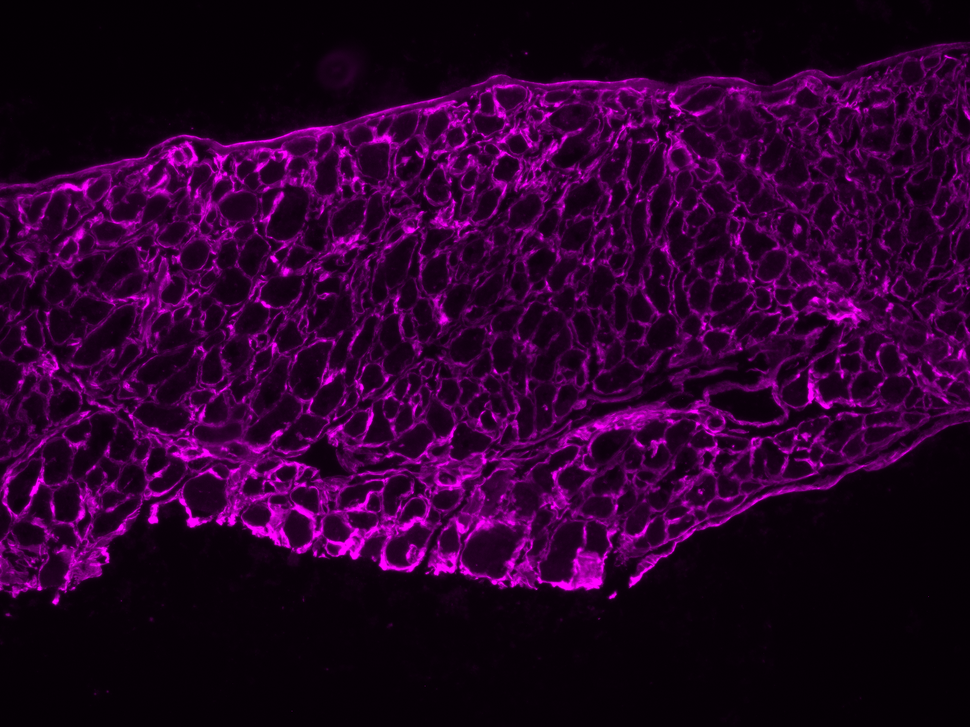
#> input picture 127.1t_0001_CY5.tiff, 970 x 727 px, shrunk from 2048 x 1536 before the run
$ jupyter execute --allow-errors 'Fiber_Subtype_Quantification_(Updating).ipynb'
#> lines starting #> are read from the running program, lines starting #| are printed output that depends on the picture; after the words box and inside, x2 and y2 are one past the last pixel; in counts of white or black regions, pixels touching at a corner belong together
[cell 1]
# ===========================
# STEP 1. Upload Laminin ChannelImage（Upload）
# ===========================
from google.colab import files
import numpy as np
import matplotlib.pyplot as plt
from skimage import io, color, exposure

uploaded = files.upload()
#> the answer given: 127.1t_0001_CY5.tiff
lam_path = list(uploaded.keys())[0]
lam_raw = io.imread(lam_path).astype(np.float32)

# If loaded as RGB Channel, Change to Grayscale
if lam_raw.ndim == 3:
    lam_raw = color.rgb2gray(lam_raw)
#> lam_raw: shape (727, 970) float32

print("Laminin shape:", lam_raw.shape, "dtype:", lam_raw.dtype)
#| Laminin shape: (727, 970) dtype: float32

# ===========================
# STEP 2. Normalize Intensity
# ===========================
p1, p99 = np.percentile(lam_raw, (1, 99.8))
#> p1 = 1.14; p99 = 72.57
laminin_gray = np.clip((lam_raw - p1) / max(1e-6, (p99 - p1)), 0, 1)


# ===========================
# STEP 3. Fast Quanlity Control：Display Laminin and Histogram
# ===========================
fig, axs = plt.subplots(1, 2, figsize=(12, 5))
axs[0].imshow(laminin_gray, cmap="gray")
axs[0].set_title("Laminin (normalized)")
axs[0].axis("off")

axs[1].hist((laminin_gray*255).ravel(), bins=256, color="gray")
axs[1].set_title("Histogram (8-bit scaled)")
plt.show()
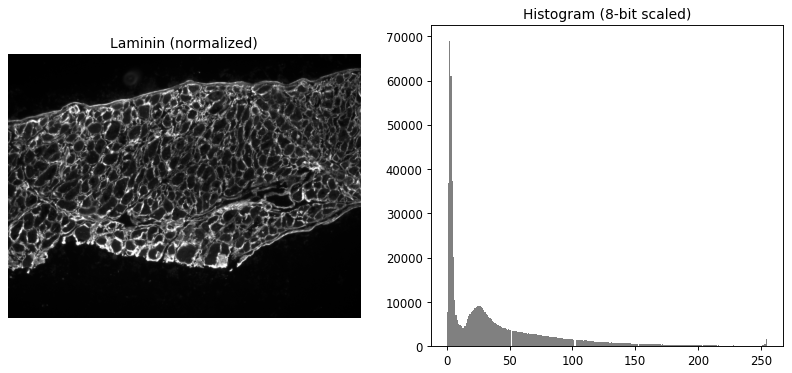
#> figure drawn by matplotlib, 2 panels; panel 2: tallest bar 69011 high, from x = 1.99 to 2.99

[cell 2]
# ===========================
# STEP 5–7. Use Laminin to Mark Boundaries and Segmentation
# ===========================
from skimage import filters, morphology, segmentation, measure
from scipy import ndimage as ndi
import numpy as np
from scipy.ndimage import binary_closing, distance_transform_edt
from skimage.measure import regionprops
from skimage.segmentation import watershed
from skimage.feature import peak_local_max


lam = laminin_gray.astype(np.float32)
p1, p99 = np.percentile(lam, (1, 99.8))
#> p1 = 0; p99 = 1
lam_n = np.clip((lam - p1) / max(1e-6, (p99 - p1)), 0, 1)

# —— Use Laminin to Measure Membrane/Inside Membrane
lam_blur = filters.gaussian(lam_n, sigma=1.0)
th = filters.threshold_otsu(lam_blur)
#> th = 0.236
membrane = lam_blur > th
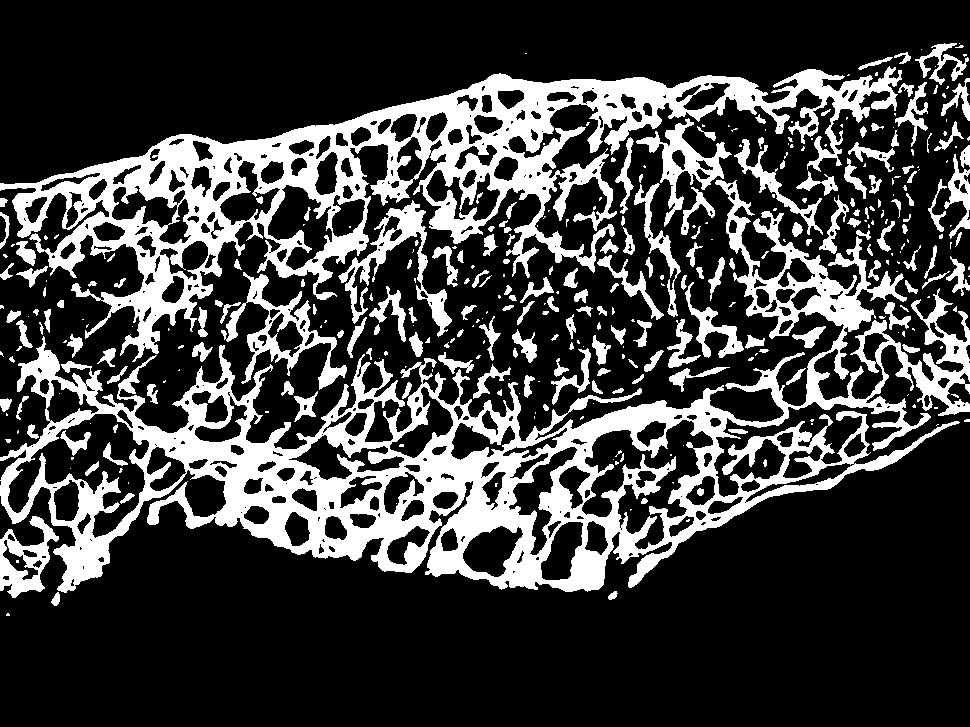
#> membrane: shape (727, 970) bool; 25% white; 363 white regions (176 under 20 px), largest, box (x1, y1, x2, y2) and area: (0, 180, 970, 593) 81927, (0, 66, 902, 362) 55236, (221, 272, 347, 390) 3362
cell_interior = ~membrane
boundary_mask = membrane.copy()

# —— Generate Markers
dist = ndi.distance_transform_edt(cell_interior)
local_max = morphology.h_maxima(dist, h=2)
#> local_max: shape (727, 970); values 0 (black) and 1 (white), 0.15% white in thin lines or dots
markers, _ = ndi.label(local_max)
#> markers: shape (727, 970) int32; 745 distinct labels, from 0 to 744

# —— Watershed (Use Laminin Edges)
edges = filters.sobel(lam_blur)
labeled_cells_all = segmentation.watershed(edges, markers=markers, mask=cell_interior)
#> labeled_cells_all: shape (727, 970) int32; 745 distinct labels, from 0 to 744

# —— Small Fragments Cleaning
labeled_cells_all = morphology.remove_small_objects(labeled_cells_all, min_size=100)
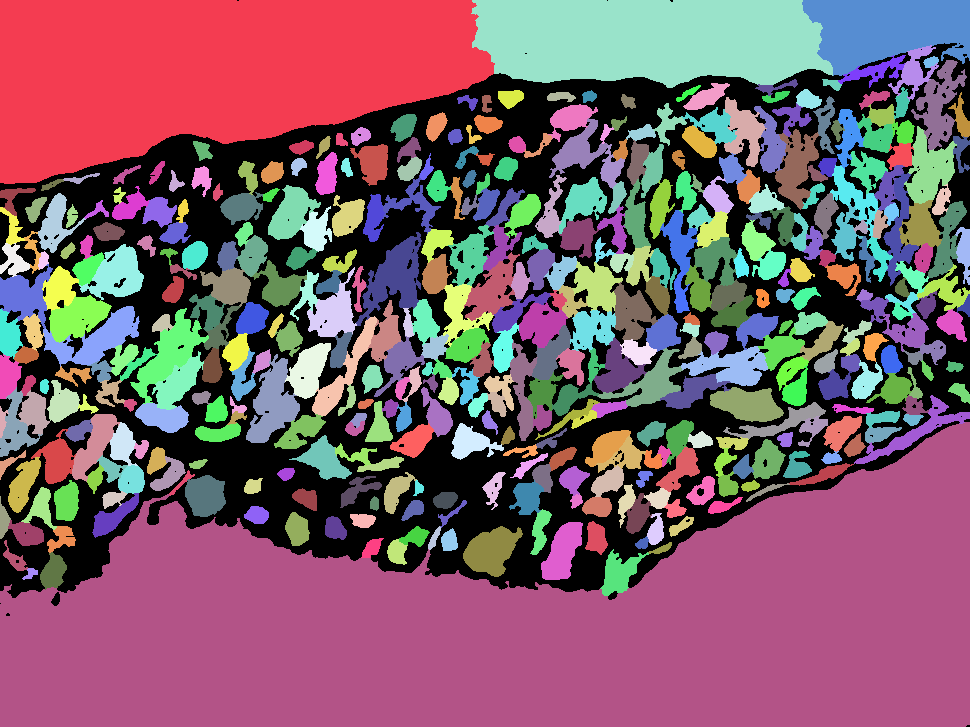
#> labeled_cells_all: shape (727, 970) int32; 441 distinct labels, from 0 to 743; one colour per label, 0 black
num_cells_all = int(len(np.unique(labeled_cells_all)) - 1)
#> num_cells_all = 440


# STEP 8. Function: Apply min/max size filtering + watershed splitting
# ===========================
def refine_cells(label_map, min_size=200, max_size=5000, min_distance=15):
#> called with min_size = 200, max_size = 5000, min_distance = 15
    new_label_map = np.zeros_like(label_map)
    new_label = 1

    for region in regionprops(label_map):
        coords = tuple(region.coords.T)
        area = region.area

        # Skip too small
        if area < min_size:
            continue

        # Normal cell
        if area <= max_size:
            new_label_map[coords] = new_label
            new_label += 1
        else:
            # Large blob → split with watershed
            mask = np.zeros_like(label_map, dtype=bool)
            mask[coords] = True

            distance = distance_transform_edt(mask)

            local_max = peak_local_max(distance,
                                       labels=mask,
                                       footprint=np.ones((25, 25)),
                                       min_distance=min_distance)

            markers = np.zeros_like(label_map, dtype=int)
            for i, (r, c) in enumerate(local_max, start=1):
                markers[r, c] = i

            labels_ws = watershed(-distance, markers, mask=mask)

            for ws_region in regionprops(labels_ws):
                if ws_region.area >= min_size:  # also enforce min size after splitting
                    coords_ws = tuple(ws_region.coords.T)
                    new_label_map[coords_ws] = new_label
                    new_label += 1
#> this loop made 440 passes
#> (coords, area, local_max) on passes 1, 3: (65830 positions, rows 0 to 183, columns 0 to 494, 65830, [[15, 15], [15, 339], [70, 229], [68, 256]]), (9019 positions, rows 0 to 75, columns 802 to 969, 9019, [[15, 867], [52, 954]])
#> markers: shape (727, 970) int64; 7 distinct labels, from 0 to 6
#> mask: shape (727, 970) bool; 25.8% white; 1 white region
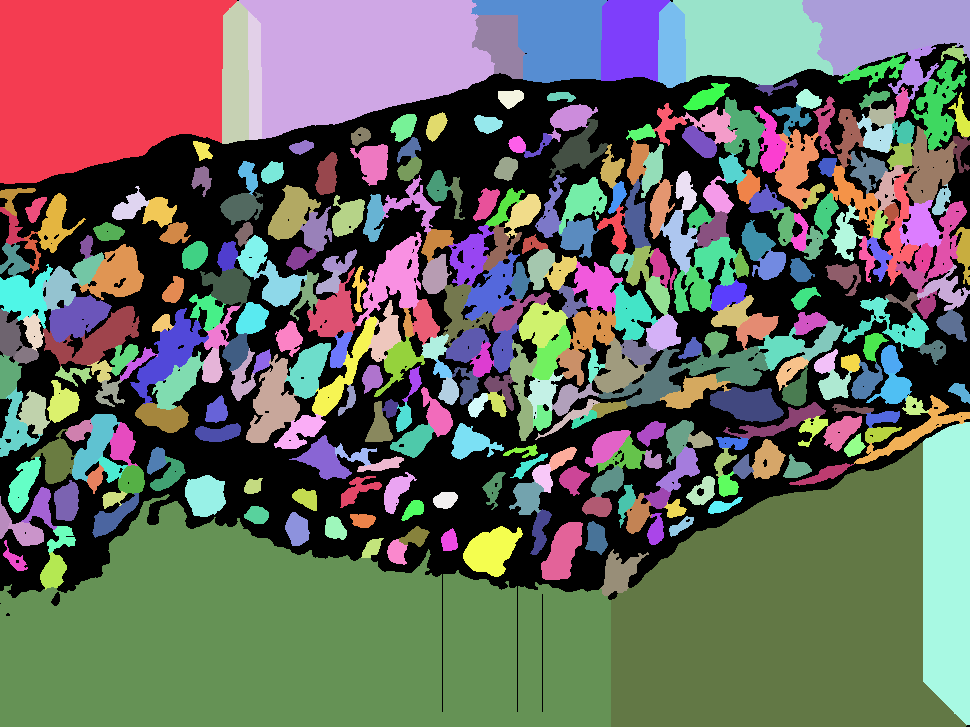
#> new_label_map: shape (727, 970) int32; 349 distinct labels, from 0 to 348; one colour per label, 0 black
#> after the loop, new_label = 349

    return new_label_map

# ===========================
# STEP 9. Apply Refinement
# ===========================
labeled_cells_final = refine_cells(labeled_cells_all, min_size=200, max_size=5000)

num_cells_final = len(np.unique(labeled_cells_final)) - 1
#> num_cells_final = 348
print("Final refined cells:", num_cells_final)
#| Final refined cells: 348

# ---- STEP 9.x  Fix Over-Segmentation: Merge Weak Boundaries & Tiny Slivers ----
import numpy as np
from skimage.measure import regionprops
from skimage.morphology import dilation, disk
from skimage import color, util
try:
    from skimage import graph
except Exception:
    from skimage.future import graph

# 1) Generate A Laminin Grayscale for Evaluating Boundary Intensity
laminin_gray_f = util.img_as_float(laminin_gray)

# 2) RAG Merging Based on Boundary Intensity：
g = graph.rag_boundary(labeled_cells_final, laminin_gray_f)

if 0 in g:
    for n in list(g.neighbors(0)):
        g[0][n]['weight'] = 1.0
boundary_strength_thresh = 0.14 # Can Be Changed for Over-Segmentation / Under-Segmentation
labels_merged = graph.cut_threshold(labeled_cells_final, g, thresh=boundary_strength_thresh)
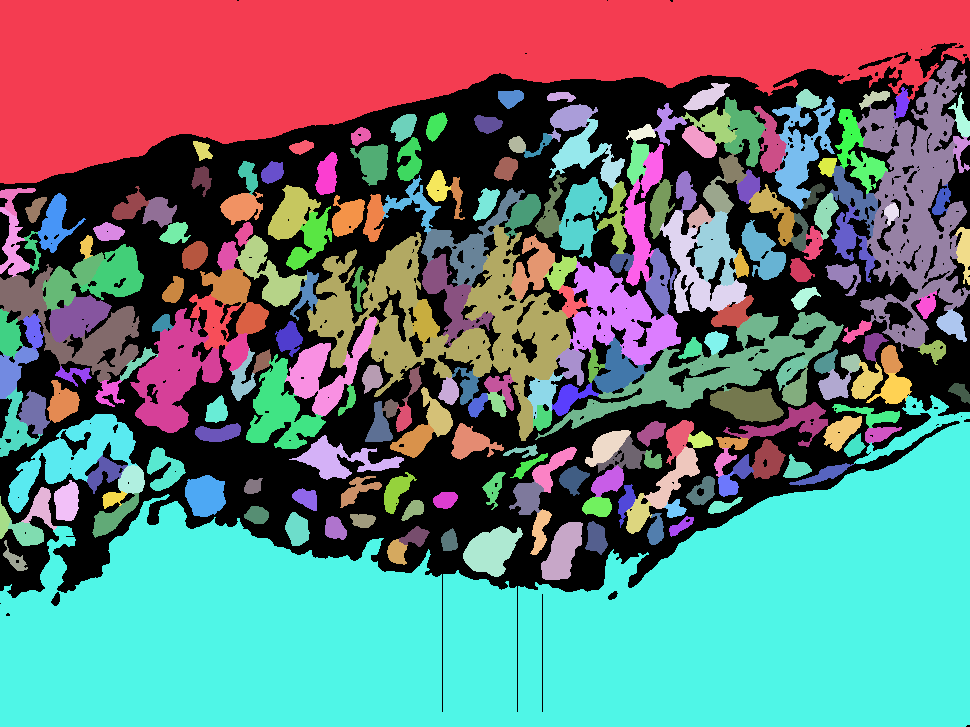
#> labels_merged: shape (727, 970) int32; 235 distinct labels, from 0 to 234; one colour per label, 0 black

# 3) Splicing Small Fragments to Neighbors
labels_fixed = labels_merged.copy()
props = regionprops(labels_fixed)
#> props = 234 regions; largest, box (x1, y1, x2, y2) and area: (0, 395, 970, 727) 185826, (0, 0, 970, 184) 103373, (307, 225, 571, 441) 17455, (857, 60, 970, 352) 14647, (535, 312, 844, 440) 8525
small_area = 130
se = disk(1)

for r in props:
    if r.area < small_area:
        mask_r = (labels_fixed == r.label)
        ring = dilation(mask_r, se) & (~mask_r)
        neighbors = np.unique(labels_fixed[ring])
        neighbors = neighbors[neighbors != 0]
        if neighbors.size == 0:
            continue
        counts = [(n, np.sum(labels_fixed[ring] == n)) for n in neighbors]
        target = int(max(counts, key=lambda x: x[1])[0])
        labels_fixed[mask_r] = target

# 4) Update Final Counts
labeled_cells_final = labels_fixed
num_cells_final = len(np.unique(labeled_cells_final)) - 1
#> num_cells_final = 234
print(f"Final refined cells after merge-fix: {num_cells_final} (thresh={boundary_strength_thresh}, small_area={small_area})")
#| Final refined cells after merge-fix: 234 (thresh=0.14, small_area=130)


# STEP 9.1. Valid Fiber Filter
# ===========================
from skimage.measure import regionprops
import numpy as np

final_labeled_map = labeled_cells_final

cleaned_labeled_map = np.zeros_like(final_labeled_map)
new_label = 1

h, w = final_labeled_map.shape

for region in regionprops(final_labeled_map):
    if region.label == 0:
        continue

    area = region.area

    min_row, min_col, max_row, max_col = region.bbox

    # Check if Image Touches Border
    touches_border = (min_row == 0 or min_col == 0 or max_row == h-1 or max_col == w-1)

    if region.minor_axis_length > 0:
        aspect_ratio = region.major_axis_length / region.minor_axis_length
    else:
        aspect_ratio = 1000

    if region.perimeter > 0:
        # Circularity of Fiber: (4 * pi * Area) / (Perimeter^2)
        circularity = (4 * np.pi * region.area) / (region.perimeter ** 2)
    else:
        circularity = 0

    # Check if All Requirements Are Met
    # Fibers > ?, < ?, Circularity > ?
    is_valid_fiber = (area > 200 and area < 10000 and not touches_border and circularity > 0.25)

    if is_valid_fiber:
        # Create a Map if Fibers Valid
        coords = tuple(region.coords.T)
        cleaned_labeled_map[coords] = new_label
        new_label += 1
#> this loop made 234 passes
#> (area, min_row, min_col, max_row, max_col, touches_border, aspect_ratio, circularity) on passes 2, 3, 4, 5, 6, 7, 10, 12: (205, 92, 547, 102, 576, False, 3.25, 0.528), (275, 91, 859, 110, 890, False, 2.94, 0.426), (611, 83, 683, 110, 730, False, 2.92, 0.476), (342, 89, 796, 109, 822, False, 1.48, 0.793), (351, 90, 498, 109, 524, False, 1.49, 0.839), (300, 87, 894, 119, 910, False, 2.46, 0.457), (908, 104, 548, 142, 598, False, 1.87, 0.383), (407, 112, 426, 142, 448, False, 1.76, 0.775)
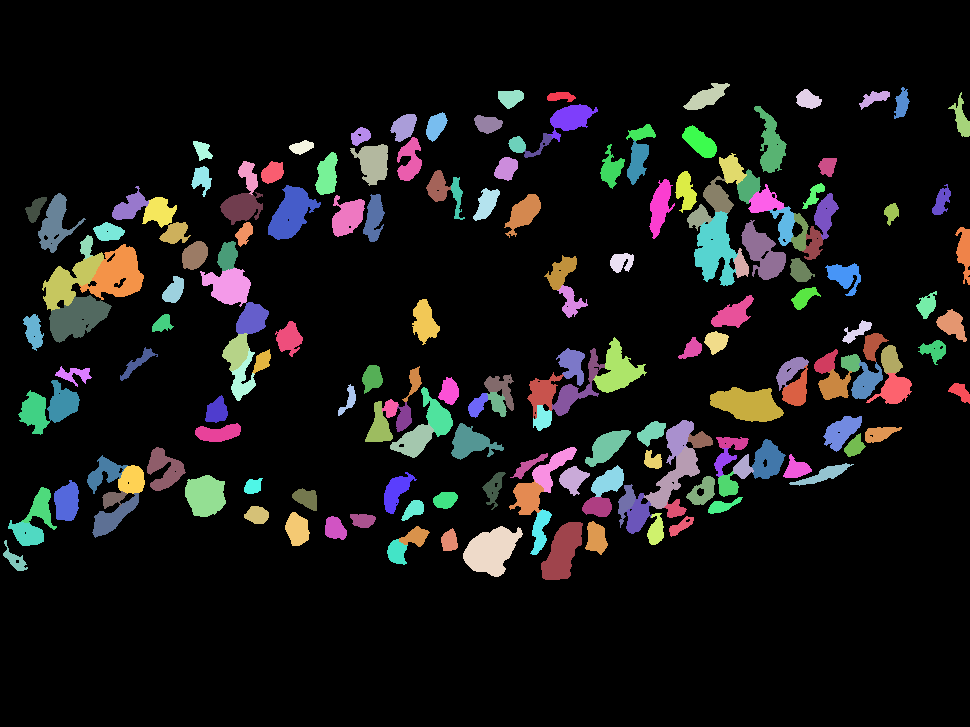
#> cleaned_labeled_map: shape (727, 970) int32; 184 distinct labels, from 0 to 183; one colour per label, 0 black

labeled_cells_final = cleaned_labeled_map
num_cells_final = len(np.unique(labeled_cells_final)) - 1

print("Final refined cells after correction:", num_cells_final)
#| Final refined cells after correction: 183
# ===========================

# STEP 10. Visualize
# ===========================
fig, axs = plt.subplots(1, 3, figsize=(18, 6))

axs[0].imshow(boundary_mask, cmap="gray")
axs[0].set_title("Raw Boundaries")
axs[0].axis("off")

axs[1].imshow(labeled_cells_all, cmap="nipy_spectral")
axs[1].set_title(f"Before Filtering (n={num_cells_all})")
axs[1].axis("off")

axs[2].imshow(labeled_cells_final, cmap="nipy_spectral")
axs[2].set_title(f"After Filtering + Splitting (n={num_cells_final})")
axs[2].axis("off")

plt.show()

[cell 3]
# ===================================================================
#
# Diagnosis：Visualization of Fibers Removed by Circularity (≤ ?)
#
# ===================================================================

# --- Circularity Threshold (Please Ensure it is same as your last step) ---
CIRCULARITY_THRESHOLD = 0.25

# --- Find Fibers Removed Because of Circularity ---
rejected_fibers_map = np.zeros_like(labels_fixed)
new_label = 1

for region in regionprops(labels_fixed):
    if region.label == 0: continue

    # Calculation of Circularity
    if region.perimeter > 0:
        circularity = (4 * np.pi * region.area) / (region.perimeter ** 2)
    else:
        circularity = 0


    if circularity <= CIRCULARITY_THRESHOLD:
        if region.area > 100:
            coords = tuple(region.coords.T)
            rejected_fibers_map[coords] = new_label
            new_label += 1
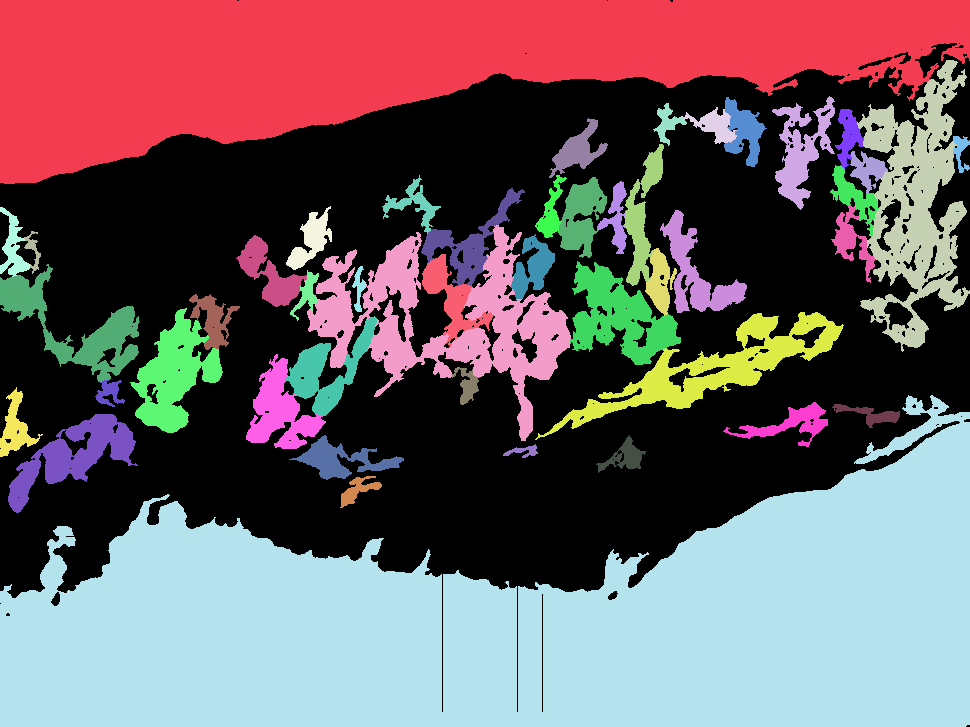
#> rejected_fibers_map: shape (727, 970) int32; 48 distinct labels, from 0 to 47; one colour per label, 0 black

num_rejected = new_label - 1

# --- Visualization Removed Fibers ---
if num_rejected > 0:
    print(f"\n--- Diagnosis: Total of {num_rejected} Fibers Removed Because of ≤ {CIRCULARITY_THRESHOLD} ")
#| --- Diagnosis: Total of 47 Fibers Removed Because of ≤ 0.25

    fig, ax = plt.subplots(figsize=(12, 12))
    ax.imshow(rejected_fibers_map, cmap='hot')
    ax.set_title(f'Circularity (≤{CIRCULARITY_THRESHOLD}) Removed Fiber')
    ax.axis('off')
    plt.show()
else:
    print(f"\n--- Diagnosis: None of the fibers ≤ {CIRCULARITY_THRESHOLD}, none removed ")

[cell 4]
# -------------------------------------------------------------------
# Step 1: Retrieve Segmentation Results
# -------------------------------------------------------------------
try:
    # Check if labeled_cells_final Valid
    if 'labeled_cells_final' in locals() and labeled_cells_final.max() > 0:
        print(f"✅ Successfully Detected Segmentation Results，Total {labeled_cells_final.max()} Valid Fiber。")
#| ✅ Successfully Detected Segmentation Results，Total 183 Valid Fiber。
        segmentation_labels = labeled_cells_final
    else:
        raise NameError("Cannot find valid segmentation variable 'labeled_cells_final'。")
except NameError as e:
    print(f"❌ Error: {e}")
    print("Please ensure you have successfully ran all the codes in the program！")
    raise

# -------------------------------------------------------------------
# Step 2: Upload GFP and RFP Image
# -------------------------------------------------------------------
from google.colab import files
import warnings

print("\n--- Step 2: Please Upload your GFP and RFP ChannelImage ---")
print("Attention: To let the program recognize，please Ensure File names contain 'gfp' and 'rfp'。")
uploaded_files = files.upload()
#> the answer given: 127.1t_0001_GFP.tiff

# Recognize Files Based on File Names
#> (the rest of this cell did not finish here and is left out)

[cell 5]
# -------------------------------------------------------------------
# Step 3: Analyzing GFP and RFP Channels
# -------------------------------------------------------------------
print("\n--- Step 3: Analyzing GFP 和 RFP Channel... ---")

# [21 lines left out: function analyze_channel, not called in this run]

#> (the rest of this cell did not finish here and is left out)

[cell 6]
# @title
# Visualize Final Valid Fibers
# Ensure you have ran all Steps，and Ensure "labeled_cells_final" already defined

from skimage.measure import regionprops
import matplotlib.pyplot as plt
import numpy as np

plt.figure(figsize=(20, 20))

plt.imshow(labeled_cells_final, cmap='nipy_spectral', interpolation='none')
plt.title(f"All Counted Fibers ({len(np.unique(labeled_cells_final)) - 1} total)")
plt.axis('off')

for region in regionprops(labeled_cells_final):
    if region.label == 0:
        continue

    y, x = region.centroid
    area = region.area

    text_label = f"{region.label}"

    plt.text(x, y, text_label,
             color='red',
             fontsize=8,
             ha='center',
             va='center',
             zorder=2)

plt.show()
